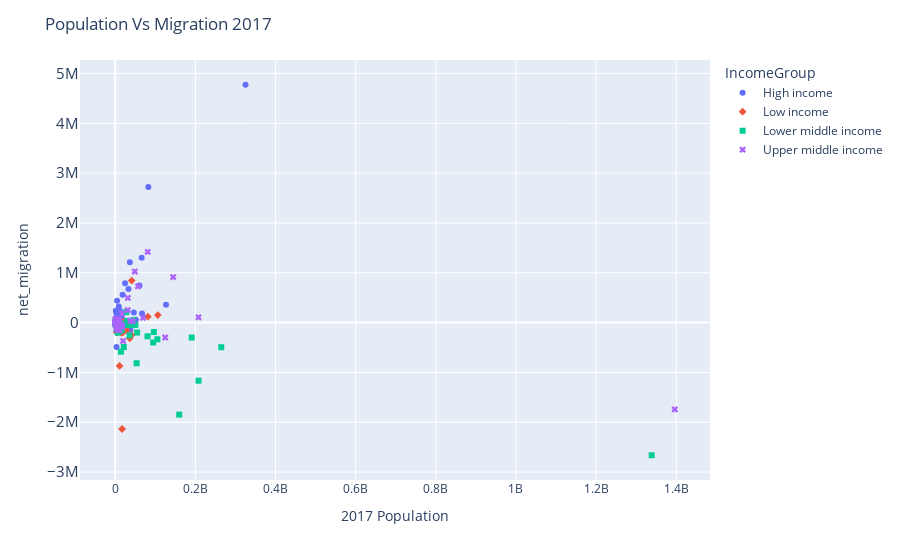

Source (notebook cell):
### Code cell
fig1 = ploting_scatter(df_overall_2017,'2017 Population','net_migration','IncomeGroup','IncomeGroup',
                        'Country Name','Population Vs Migration 2017')

### Figure 1 — Plotly figure (JSON) as saved in the notebook; plotly's stock layout.template omitted (floating-point values rounded to 4 significant figures)
{"data": [{"hovertemplate": "<b>%{hovertext}</b><br><br>IncomeGroup=High income<br>2017 Population=%{x}<br>net_migration=%{y}<extra></extra>", "hovertext": ["Aruba", "United Arab Emirates", "Australia", "Austria", "Belgium", "Bahrain", "Bahamas, The", "Barbados", "Canada", "Switzerland", "Chile", "Curacao", "Cyprus", "Czech Republic", "Germany", "Denmark", "Spain", "Estonia", "Finland", "France", "United Kingdom", "Greece", "Guam", "Croatia", "Hungary", "Ireland", "Iceland", "Italy", "Japan", "Korea, Rep.", "Kuwait", "Lithuania", "Luxembourg", "Latvia", "Malta", "New Caledonia", "Netherlands", "Norway", "New Zealand", "Oman", "Poland", "Puerto Rico", "Portugal", "French Polynesia", "Qatar", "Saudi Arabia", "Singapore", "Slovak Republic", "Slovenia", "Sweden", "Seychelles", "Trinidad and Tobago", "Uruguay", "United States", "Virgin Islands (U.S.)"], "legendgroup": "High income", "marker": {"color": "#636efa", "symbol": "circle"}, "mode": "markers", "name": "High income", "orientation": "v", "showlegend": true, "type": "scatter", "x": [105361, 9487206, 24601860, 8797566, 11375158, 1494077, 381749, 286229, 36545295, 8451840, 18470435, 160175, 1179685, 10594438, 82657002, 5764980, 46593236, 1317384, 5508214, 66918020, 66058859, 10754679, 164281, 4124531, 9787966, 4807388, 343400, 60536709, 126785797, 51361911, 4056102, 2828403, 596336, 1942248, 467999, 270000, 17131296, 5276968, 4813600, 4665926, 37974826, 3325286, 10300300, 276108, 2724727, 33101183, 5612253, 5439232, 2066388, 10057698, 95843, 1384060, 3436645, 325122128, 107281], "xaxis": "x", "y": [1004, 200000, 791229, 324998, 240000, 239000, 4999, -397, 1210159, 259999, 558539, 2573, 25000, 110057, 2719112, 75998, 200000, 19555, 70000, 182636, 1303250, -80000, -2532, -40004, 29999, 118020, 1900, 744713, 357800, 58657, 197600, -163902, 48704, -74186, 4501, 2510, 80000, 140000, 74403, 437000, -146976, -489932, -30001, -5000, 200000, 674895, 135142, 7423, 9999, 200000, -1000, -3999, -15000, 4774029, -2254], "yaxis": "y"}, {"hovertemplate": "<b>%{hovertext}</b><br><br>IncomeGroup=Low income<br>2017 Population=%{x}<br>net_migration=%{y}<extra></extra>", "hovertext": ["Afghanistan", "Burundi", "Burkina Faso", "Central African Republic", "Congo, Dem. Rep.", "Ethiopia", "Guinea", "Gambia, The", "Guinea-Bissau", "Liberia", "Madagascar", "Mali", "Mozambique", "Malawi", "Niger", "Korea, Dem. People's Rep.", "Rwanda", "Sudan", "Sierra Leone", "Somalia", "South Sudan", "Syrian Arab Republic", "Chad", "Togo", "Uganda", "Yemen, Rep."], "legendgroup": "Low income", "marker": {"color": "#EF553B", "symbol": "diamond"}, "mode": "markers", "name": "Low income", "orientation": "v", "showlegend": true, "type": "scatter", "x": [36296111, 10827010, 19193236, 4596023, 81398765, 106399926, 12067516, 2213900, 1828146, 4702224, 25570511, 18512429, 28649007, 17670193, 21602388, 25429816, 11980960, 40813398, 7488427, 14589165, 10910774, 17095669, 15016761, 7698476, 41166588, 27834811], "xaxis": "x", "y": [-314602, 10003, -125000, -200000, 119303, 150002, -20000, -15436, -6996, -25000, -7500, -200000, -25000, -80263, 20001, -27013, -44998, -250001, -21000, -200002, -870998, -2136954, 10000, -9999, 843469, -150000], "yaxis": "y"}, {"hovertemplate": "<b>%{hovertext}</b><br><br>IncomeGroup=Lower middle income<br>2017 Population=%{x}<br>net_migration=%{y}<extra></extra>", "hovertext": ["Angola", "Benin", "Bangladesh", "Belize", "Bolivia", "Bhutan", "Cote d'Ivoire", "Cameroon", "Congo, Rep.", "Comoros", "Cabo Verde", "Djibouti", "Algeria", "Egypt, Arab Rep.", "Micronesia, Fed. Sts.", "Ghana", "Honduras", "Haiti", "Indonesia", "India", "Iran, Islamic Rep.", "Kenya", "Kyrgyz Republic", "Cambodia", "Kiribati", "Lao PDR", "Sri Lanka", "Lesotho", "Morocco", "Myanmar", "Mongolia", "Mauritania", "Nigeria", "Nicaragua", "Nepal", "Pakistan", "Philippines", "Papua New Guinea", "Senegal", "Solomon Islands", "El Salvador", "Sao Tome and Principe", "Eswatini", "Tajikistan", "Timor-Leste", "Tunisia", "Tanzania", "Ukraine", "Uzbekistan", "Vietnam", "Vanuatu", "Samoa", "Zambia", "Zimbabwe"], "legendgroup": "Lower middle income", "marker": {"color": "#00cc96", "symbol": "square"}, "mode": "markers", "name": "Lower middle income", "orientation": "v", "showlegend": true, "type": "scatter", "x": [29816769, 11175192, 159685421, 375775, 11192853, 745563, 24437475, 24566070, 5110701, 813890, 537499, 944100, 41389174, 96442590, 111461, 29121464, 9429016, 10982367, 264650969, 1338676779, 80673888, 50221146, 6198200, 16009413, 114153, 6953031, 21444000, 2091532, 35581257, 53382521, 3113788, 4282582, 190873247, 6384843, 27632682, 207906210, 105172921, 8438038, 15419354, 636030, 6388124, 207086, 1124808, 8880270, 1243260, 11433438, 54660345, 44831135, 32388600, 94600643, 285499, 195358, 16853608, 14236599], "xaxis": "x", "y": [32066, -10000, -1847503, 6000, -47520, 1600, -40000, -24000, -20000, -10000, -6709, 4501, -50002, -190164, -2999, -50000, -34000, -175000, -494777, -2663434, -274998, -50000, -20000, -149999, -3999, -73518, -489932, -50234, -257096, -816564, -4262, 25002, -300000, -106360, 208549, -1166895, -335758, -3999, -100001, -7998, -202694, -8401, -41764, -99999, -26924, -20000, -200381, 50001, -44314, -399999, 600, -14013, -40000, -584288], "yaxis": "y"}, {"hovertemplate": "<b>%{hovertext}</b><br><br>IncomeGroup=Upper middle income<br>2017 Population=%{x}<br>net_migration=%{y}<extra></extra>", "hovertext": ["Albania", "Argentina", "Armenia", "Azerbaijan", "Bulgaria", "Bosnia and Herzegovina", "Belarus", "Brazil", "Botswana", "China", "Colombia", "Costa Rica", "Cuba", "Dominican Republic", "Ecuador", "Fiji", "Gabon", "Georgia", "Equatorial Guinea", "Grenada", "Guatemala", "Guyana", "Iraq", "Jamaica", "Jordan", "Kazakhstan", "Lebanon", "Libya", "Moldova", "Maldives", "Mexico", "North Macedonia", "Montenegro", "Malaysia", "Namibia", "Panama", "Peru", "Paraguay", "Romania", "Russian Federation", "Serbia", "Suriname", "Thailand", "Turkmenistan", "Tonga", "Turkey", "St. Vincent and the Grenadines", "South Africa"], "legendgroup": "Upper middle income", "marker": {"color": "#ab63fa", "symbol": "x"}, "mode": "markers", "name": "Upper middle income", "orientation": "v", "showlegend": true, "type": "scatter", "x": [2873457, 44044811, 2944789, 9854033, 7075947, 3351534, 9458989, 207833825, 2205076, 1396215000, 48909844, 4949955, 11339255, 10513111, 16785356, 877460, 2064812, 3728004, 1262008, 110874, 16087418, 775218, 37552789, 2920848, 9785840, 18037776, 6819373, 6580723, 2755158, 496398, 124777326, 2074502, 622373, 31104655, 2402623, 4106764, 31444299, 6867058, 19588715, 144496739, 7020858, 570501, 69209817, 5757667, 102002, 81116451, 109826, 57009751], "xaxis": "x", "y": [-69998, 24000, -24989, 6002, -24001, -107926, 43648, 106000, 14999, -1741996, 1023981, 21000, -72000, -150000, 182000, -31008, 16301, -50000, 79998, -1000, -46073, -30001, 39171, -56658, 51099, -90000, -150060, -9997, -6935, 56851, -300000, -4999, -2400, 249999, -24030, 56000, 495345, -82780, -369997, 912279, 20000, -4999, 97222, -25001, -3999, 1419610, -1000, 727026], "yaxis": "y"}], "layout": {"legend": {"title": {"text": "IncomeGroup"}, "tracegroupgap": 0}, "margin": {"t": 60}, "title": {"text": "Population Vs Migration 2017"}, "xaxis": {"anchor": "y", "domain": [0, 1], "title": {"text": "2017 Population"}}, "yaxis": {"anchor": "x", "domain": [0, 1], "tickfont": {"size": 15}, "title": {"text": "net_migration"}}}}
